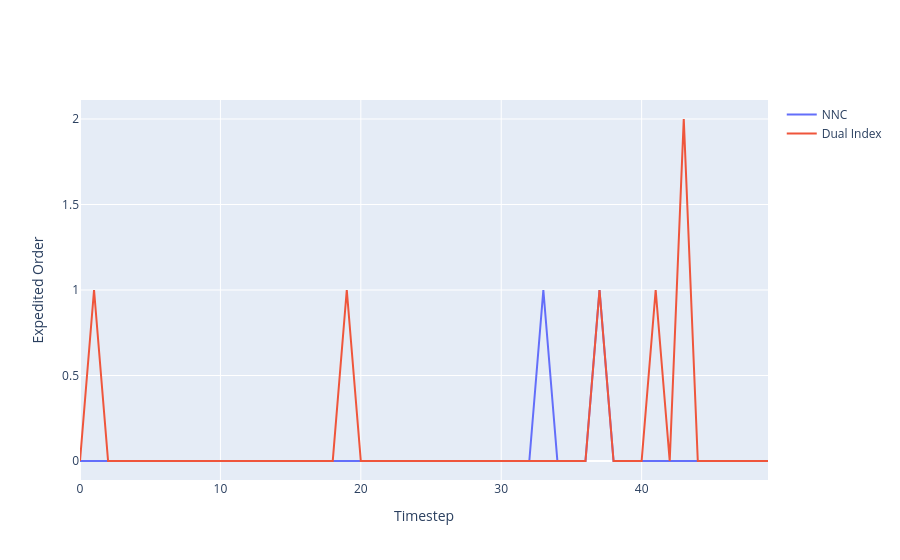

Notebook cell for this chart:
### Code cell
a = go.Scatter(y=[x.item() for x in nn_qe], name='NNC')
b = go.Scatter(y=all_qe, name='Dual Index')
fig = go.Figure([a,b])
fig.layout.xaxis.title = 'Timestep'
fig.layout.yaxis.title = 'Expedited Order'
fig

### Figure 1 — Plotly figure (JSON) as saved in the notebook; plotly's stock layout.template omitted (floating-point values rounded to 4 significant figures)
{"data": [{"name": "NNC", "type": "scatter", "y": [0, 0, 0, 0, 0, 0, 0, 0, 0, 0, 0, 0, 0, 0, 0, 0, 0, 0, 0, 0, 0, 0, 0, 0, 0, 0, 0, 0, 0, 0, 0, 0, 0, 1, 0, 0, 0, 1, 0, 0, 0, 0, 0, 0, 0, 0, 0, 0, 0, 0]}, {"name": "Dual Index", "type": "scatter", "y": [0, 1, 0, 0, 0, 0, 0, 0, 0, 0, 0, 0, 0, 0, 0, 0, 0, 0, 0, 1, 0, 0, 0, 0, 0, 0, 0, 0, 0, 0, 0, 0, 0, 0, 0, 0, 0, 1, 0, 0, 0, 1, 0, 2, 0, 0, 0, 0, 0, 0]}], "layout": {"xaxis": {"title": {"text": "Timestep"}}, "yaxis": {"title": {"text": "Expedited Order"}}}}
